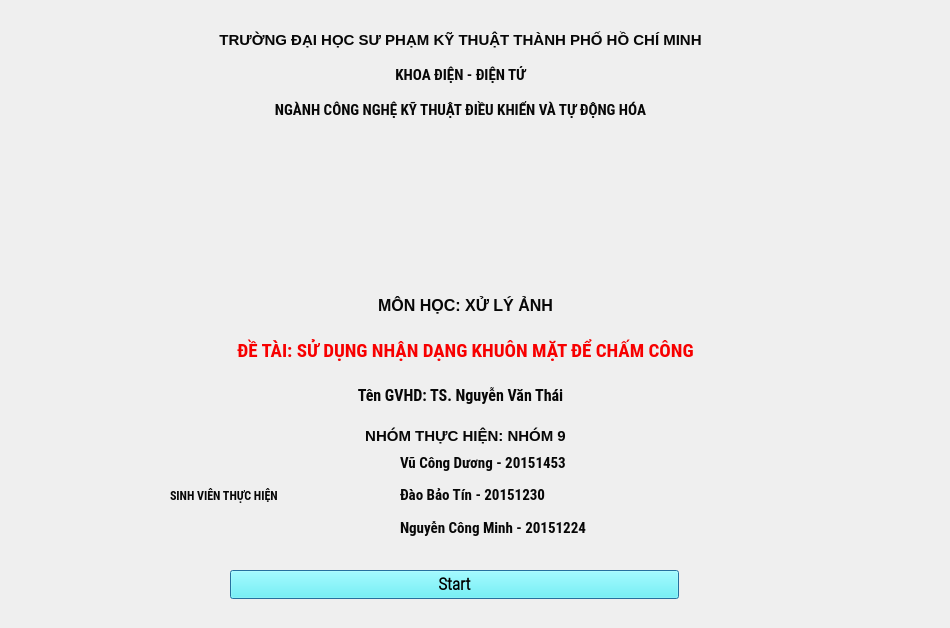
<?xml version="1.0" encoding="UTF-8"?>
<ui version="4.0">
 <class>Dialog</class>
 <widget class="QDialog" name="Dialog">
  <property name="windowModality">
   <enum>Qt::NonModal</enum>
  </property>
  <property name="geometry">
   <rect>
    <x>0</x>
    <y>0</y>
    <width>950</width>
    <height>628</height>
   </rect>
  </property>
  <property name="minimumSize">
   <size>
    <width>600</width>
    <height>300</height>
   </size>
  </property>
  <property name="windowTitle">
   <string>Sử Dụng Nhận Dạng Khuôn Mặt Để Chấm Công</string>
  </property>
  <property name="windowIcon">
   <iconset resource="resource.qrc">
    <normaloff>:/icon/icon.png</normaloff>:/icon/icon.png</iconset>
  </property>
  <widget class="QLabel" name="label">
   <property name="geometry">
    <rect>
     <x>-80</x>
     <y>-30</y>
     <width>1071</width>
     <height>671</height>
    </rect>
   </property>
   <property name="text">
    <string/>
   </property>
   <property name="pixmap">
    <pixmap>Nen 7.jpg</pixmap>
   </property>
   <property name="scaledContents">
    <bool>true</bool>
   </property>
  </widget>
  <widget class="QWidget" name="verticalLayoutWidget">
   <property name="geometry">
    <rect>
     <x>230</x>
     <y>570</y>
     <width>451</width>
     <height>31</height>
    </rect>
   </property>
   <layout class="QVBoxLayout" name="verticalLayout"/>
  </widget>
  <widget class="QLabel" name="filelabel_5">
   <property name="geometry">
    <rect>
     <x>170</x>
     <y>480</y>
     <width>251</width>
     <height>31</height>
    </rect>
   </property>
   <property name="font">
    <font>
     <family>Roboto Condensed</family>
     <pointsize>9</pointsize>
     <weight>75</weight>
     <bold>true</bold>
    </font>
   </property>
   <property name="text">
    <string>&lt;html&gt;&lt;head/&gt;&lt;body&gt;&lt;p&gt;&lt;span style=&quot; color:#070707;&quot;&gt;SINH VIÊN THỰC HIỆN&lt;/span&gt;&lt;/p&gt;&lt;/body&gt;&lt;/html&gt;</string>
   </property>
  </widget>
  <widget class="QLabel" name="filelabel_4">
   <property name="geometry">
    <rect>
     <x>160</x>
     <y>380</y>
     <width>601</width>
     <height>31</height>
    </rect>
   </property>
   <property name="font">
    <font>
     <family>Roboto Condensed</family>
     <pointsize>12</pointsize>
     <weight>75</weight>
     <bold>true</bold>
    </font>
   </property>
   <property name="text">
    <string>&lt;html&gt;&lt;head/&gt;&lt;body&gt;&lt;p align=&quot;center&quot;&gt;&lt;span style=&quot; color:#070707;&quot;&gt;Tên GVHD: TS. Nguyễn Văn Thái&lt;/span&gt;&lt;/p&gt;&lt;/body&gt;&lt;/html&gt;</string>
   </property>
  </widget>
  <widget class="QPushButton" name="runButton">
   <property name="geometry">
    <rect>
     <x>230</x>
     <y>570</y>
     <width>449</width>
     <height>29</height>
    </rect>
   </property>
   <property name="font">
    <font>
     <family>Roboto Condensed Light</family>
     <pointsize>13</pointsize>
     <weight>75</weight>
     <bold>true</bold>
    </font>
   </property>
   <property name="styleSheet">
    <string notr="true">background-color: rgb(85, 255, 255);</string>
   </property>
   <property name="text">
    <string>Start</string>
   </property>
  </widget>
  <widget class="QLabel" name="label_2">
   <property name="geometry">
    <rect>
     <x>150</x>
     <y>20</y>
     <width>621</width>
     <height>41</height>
    </rect>
   </property>
   <property name="font">
    <font>
     <pointsize>11</pointsize>
     <weight>75</weight>
     <bold>true</bold>
    </font>
   </property>
   <property name="text">
    <string>&lt;html&gt;&lt;head/&gt;&lt;body&gt;&lt;p align=&quot;center&quot;&gt;&lt;span style=&quot; color:#070707;&quot;&gt;TRƯỜNG ĐẠI HỌC SƯ PHẠM KỸ THUẬT THÀNH PHỐ HỒ CHÍ MINH&lt;/span&gt;&lt;/p&gt;&lt;/body&gt;&lt;/html&gt;</string>
   </property>
  </widget>
  <widget class="QLabel" name="logolabel">
   <property name="geometry">
    <rect>
     <x>240</x>
     <y>140</y>
     <width>211</width>
     <height>131</height>
    </rect>
   </property>
   <property name="text">
    <string/>
   </property>
   <property name="pixmap">
    <pixmap>logo trường.jpg</pixmap>
   </property>
   <property name="scaledContents">
    <bool>true</bool>
   </property>
  </widget>
  <widget class="QLabel" name="filelabel_2">
   <property name="geometry">
    <rect>
     <x>150</x>
     <y>90</y>
     <width>621</width>
     <height>41</height>
    </rect>
   </property>
   <property name="font">
    <font>
     <family>Roboto Condensed</family>
     <pointsize>11</pointsize>
     <weight>75</weight>
     <bold>true</bold>
    </font>
   </property>
   <property name="text">
    <string>&lt;html&gt;&lt;head/&gt;&lt;body&gt;&lt;p align=&quot;center&quot;&gt;&lt;span style=&quot; color:#070707;&quot;&gt;NGÀNH CÔNG NGHỆ KỸ THUẬT ĐIỀU KHIỂN VÀ TỰ ĐỘNG HÓA&lt;/span&gt;&lt;/p&gt;&lt;/body&gt;&lt;/html&gt;</string>
   </property>
  </widget>
  <widget class="QLabel" name="filelabel_3">
   <property name="geometry">
    <rect>
     <x>150</x>
     <y>60</y>
     <width>621</width>
     <height>31</height>
    </rect>
   </property>
   <property name="font">
    <font>
     <family>Roboto Condensed</family>
     <pointsize>11</pointsize>
     <weight>75</weight>
     <bold>true</bold>
    </font>
   </property>
   <property name="text">
    <string>&lt;html&gt;&lt;head/&gt;&lt;body&gt;&lt;p align=&quot;center&quot;&gt;&lt;span style=&quot; color:#070707;&quot;&gt;KHOA ĐIỆN - ĐIỆN TỬ&lt;/span&gt;&lt;/p&gt;&lt;/body&gt;&lt;/html&gt;</string>
   </property>
  </widget>
  <widget class="QLabel" name="label_3">
   <property name="geometry">
    <rect>
     <x>160</x>
     <y>290</y>
     <width>611</width>
     <height>31</height>
    </rect>
   </property>
   <property name="font">
    <font>
     <pointsize>12</pointsize>
     <weight>75</weight>
     <bold>true</bold>
    </font>
   </property>
   <property name="text">
    <string>&lt;html&gt;&lt;head/&gt;&lt;body&gt;&lt;p align=&quot;center&quot;&gt;&lt;span style=&quot; color:#070707;&quot;&gt;MÔN HỌC: XỬ LÝ ẢNH&lt;/span&gt;&lt;/p&gt;&lt;/body&gt;&lt;/html&gt;</string>
   </property>
  </widget>
  <widget class="QLabel" name="filelabel">
   <property name="geometry">
    <rect>
     <x>160</x>
     <y>330</y>
     <width>611</width>
     <height>41</height>
    </rect>
   </property>
   <property name="font">
    <font>
     <family>Roboto Condensed</family>
     <pointsize>14</pointsize>
     <weight>75</weight>
     <bold>true</bold>
    </font>
   </property>
   <property name="styleSheet">
    <string notr="true"/>
   </property>
   <property name="text">
    <string>&lt;html&gt;&lt;head/&gt;&lt;body&gt;&lt;p align=&quot;center&quot;&gt;&lt;span style=&quot; color:#f70000;&quot;&gt;ĐỀ TÀI: SỬ DỤNG NHẬN DẠNG KHUÔN MẶT ĐỂ CHẤM CÔNG&lt;/span&gt;&lt;/p&gt;&lt;/body&gt;&lt;/html&gt;</string>
   </property>
  </widget>
  <widget class="QLabel" name="logolabel_2">
   <property name="geometry">
    <rect>
     <x>460</x>
     <y>140</y>
     <width>181</width>
     <height>131</height>
    </rect>
   </property>
   <property name="text">
    <string/>
   </property>
   <property name="pixmap">
    <pixmap>logo Khoa.jpg</pixmap>
   </property>
   <property name="scaledContents">
    <bool>true</bool>
   </property>
  </widget>
  <widget class="QLabel" name="label_5">
   <property name="geometry">
    <rect>
     <x>160</x>
     <y>426</y>
     <width>611</width>
     <height>21</height>
    </rect>
   </property>
   <property name="font">
    <font>
     <pointsize>11</pointsize>
     <weight>75</weight>
     <bold>true</bold>
    </font>
   </property>
   <property name="text">
    <string>&lt;html&gt;&lt;head/&gt;&lt;body&gt;&lt;p align=&quot;center&quot;&gt;&lt;span style=&quot; color:#070707;&quot;&gt;NHÓM THỰC HIỆN: NHÓM 9&lt;/span&gt;&lt;/p&gt;&lt;/body&gt;&lt;/html&gt;</string>
   </property>
  </widget>
  <widget class="QWidget" name="horizontalLayoutWidget">
   <property name="geometry">
    <rect>
     <x>400</x>
     <y>450</y>
     <width>471</width>
     <height>91</height>
    </rect>
   </property>
   <layout class="QHBoxLayout" name="horizontalLayout">
    <item>
     <layout class="QVBoxLayout" name="verticalLayout_3">
      <item>
       <widget class="QLabel" name="filelabel_7">
        <property name="font">
         <font>
          <family>Roboto Condensed</family>
          <pointsize>11</pointsize>
          <weight>75</weight>
          <bold>true</bold>
         </font>
        </property>
        <property name="text">
         <string>&lt;html&gt;&lt;head/&gt;&lt;body&gt;&lt;p&gt;&lt;span style=&quot; color:#070707;&quot;&gt;Vũ Công Dương - 20151453&lt;/span&gt;&lt;/p&gt;&lt;/body&gt;&lt;/html&gt;</string>
        </property>
       </widget>
      </item>
      <item>
       <widget class="QLabel" name="filelabel_6">
        <property name="font">
         <font>
          <family>Roboto Condensed</family>
          <pointsize>11</pointsize>
          <weight>75</weight>
          <bold>true</bold>
         </font>
        </property>
        <property name="text">
         <string>&lt;html&gt;&lt;head/&gt;&lt;body&gt;&lt;p&gt;&lt;span style=&quot; color:#070707;&quot;&gt;Đào Bảo Tín - 20151230&lt;/span&gt;&lt;/p&gt;&lt;/body&gt;&lt;/html&gt;</string>
        </property>
       </widget>
      </item>
      <item>
       <widget class="QLabel" name="filelabel_8">
        <property name="font">
         <font>
          <family>Roboto Condensed</family>
          <pointsize>11</pointsize>
          <weight>75</weight>
          <bold>true</bold>
         </font>
        </property>
        <property name="text">
         <string>&lt;html&gt;&lt;head/&gt;&lt;body&gt;&lt;p&gt;&lt;span style=&quot; color:#070707;&quot;&gt;Nguyễn Công Minh - 20151224&lt;/span&gt;&lt;/p&gt;&lt;/body&gt;&lt;/html&gt;</string>
        </property>
       </widget>
      </item>
     </layout>
    </item>
   </layout>
  </widget>
 </widget>
 <resources>
  <include location="resource.qrc"/>
 </resources>
 <connections/>
</ui>
